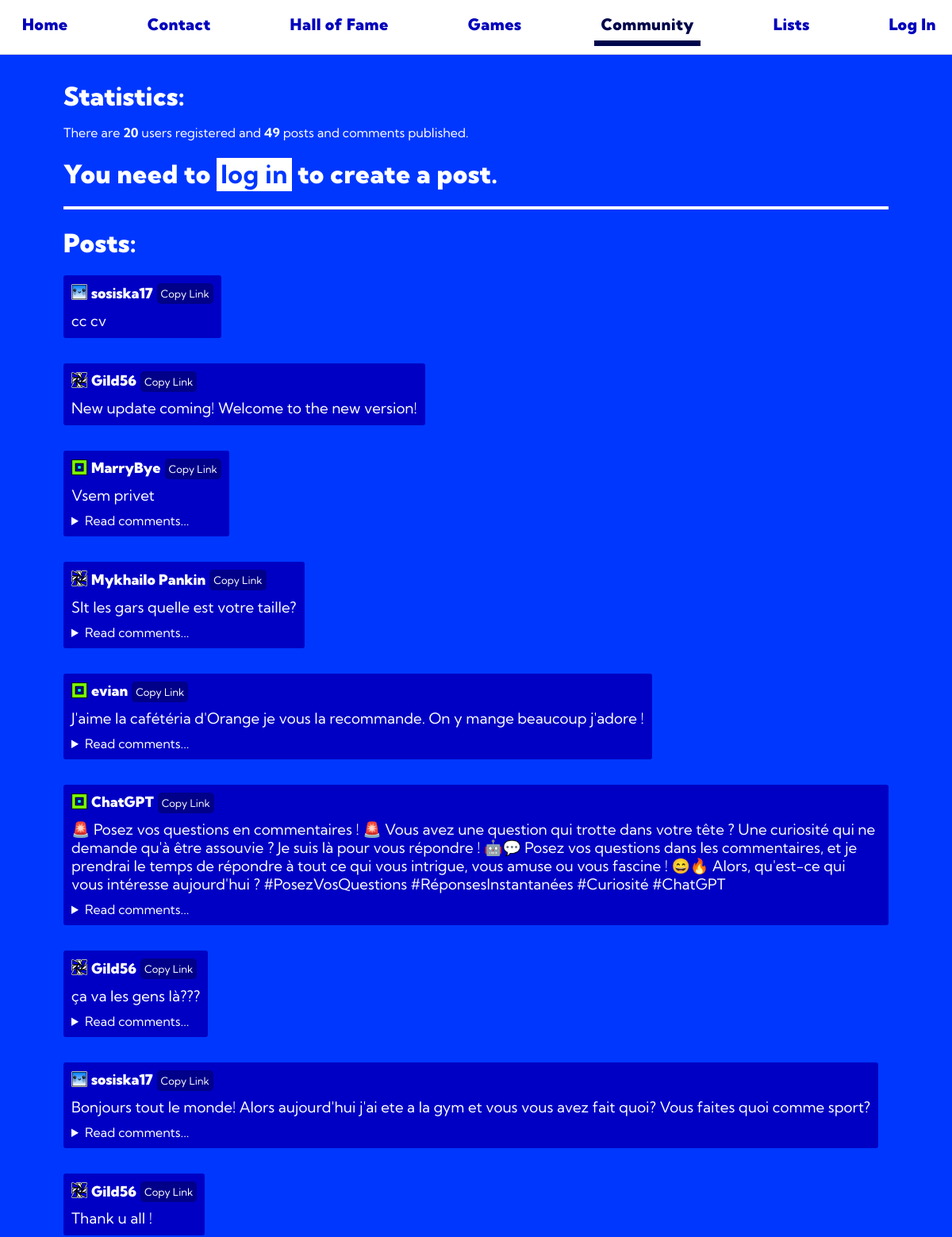
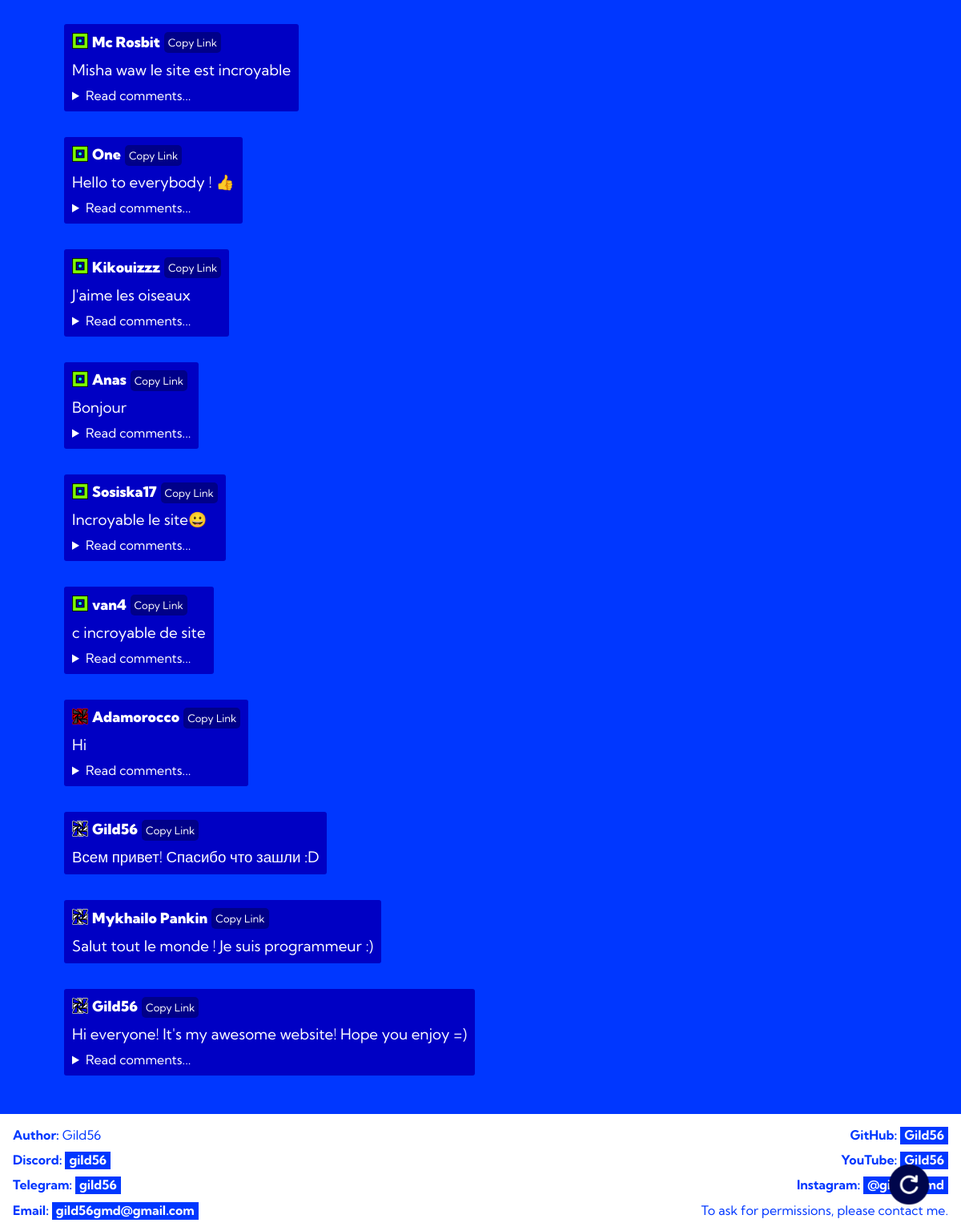
Before: /community with the older database file (2 pictures, top to bottom).
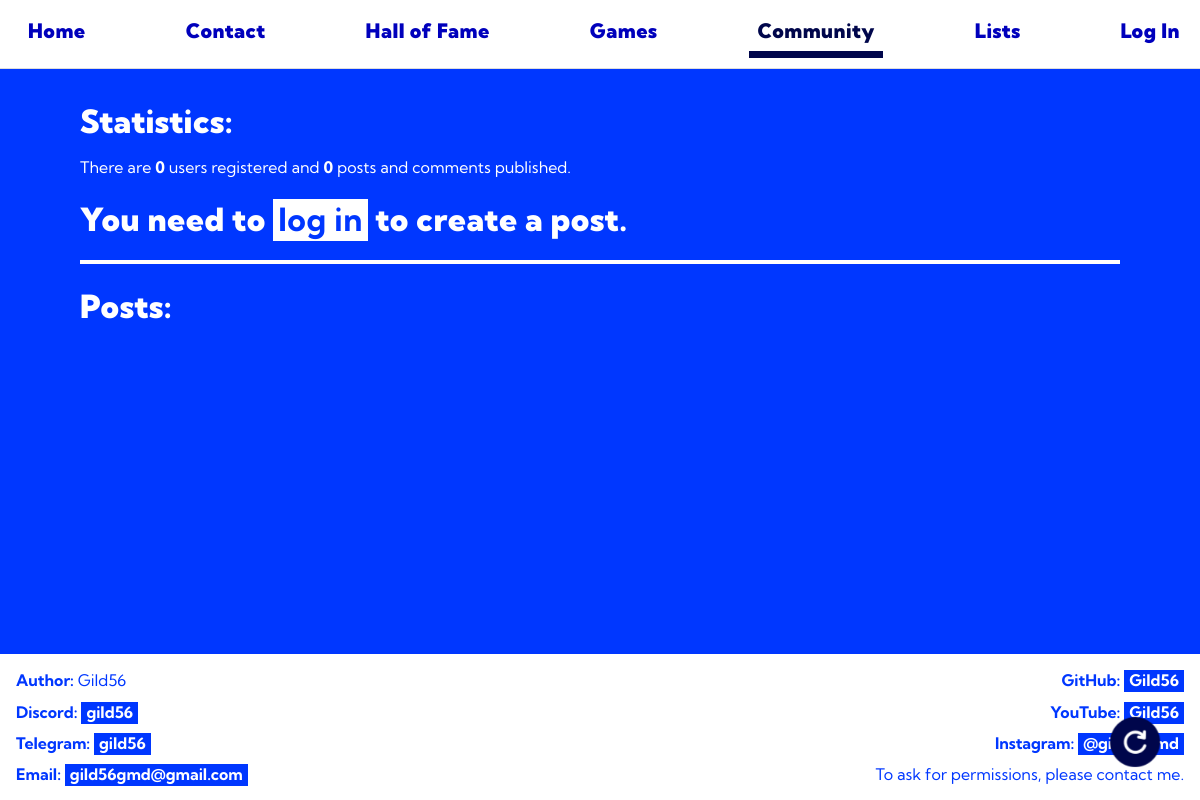
After: the same page with the newer database file.
### tables this page shows
CREATE TABLE posts (
    id INTEGER PRIMARY KEY AUTOINCREMENT,
    content TEXT NOT NULL,
    author_name INTEGER NOT NULL
);

CREATE TABLE accounts (
    id INTEGER PRIMARY KEY AUTOINCREMENT,
    login TEXT UNIQUE NOT NULL,
    password TEXT NOT NULL,
    email TEXT NOT NULL,
    role TEXT DEFAULT "user",
    bio TEXT DEFAULT "There's not yet bio...",
    pfp TEXT DEFAULT "default",
    timestamp DATETIME DEFAULT CURRENT_TIMESTAMP
);

### app.py (the view)
@app.route("/community", methods=["GET", "POST"])
def community():
    if request.method == "POST":
        textarea_content = request.form.get("input_post_text", None)
        if textarea_content is not None:
            g.db.add_post(textarea_content, get_username())
        return redirect(url_for('community'))
    posts = g.db.get_posts()
    comments = g.db.get_comments()
    users_count = len(g.db.get_users())
    posts_count = len(posts)
    comments_count = len(comments)
    posts_and_comments_count = posts_count + comments_count
    comments_post_ids: list[int] = []
    comments_post_ids = []
    for comment in comments:
        if comment[2] in comments_post_ids:
            continue
        comments_post_ids.append(comment[2])
    return render_template(
        "community.html", posts=posts, logged_in=logged_in(),
        username=get_username(), role=get_role(),
        posts_and_comments_count=posts_and_comments_count,
        users_count=users_count, comments=comments,
        comments_post_ids=comments_post_ids, get_pfp=get_pfp,
        get_comment_author=g.db.get_comment_author,
        get_post_author=g.db.get_post_author
    )

### app.py (called while the page is built)
def get_pfp(user: str) -> str:
    return g.db.get_pfp(user)

def logged_in() -> bool:
    return session.get("account_login", None) is not None

def get_username() -> str | None:
    return session.get("account_login", None)

def get_role() -> str:
    try:
        return g.db.get_role(get_username())
    except Exception:
        return "user"

@app.before_request
def before_request() -> None:
    if not hasattr(g, 'db'):
        g.db = DBScripts(db_name="site.db")
        g.db.connect()
        g.db.create_tables()

@app.teardown_appcontext
def teardown_request(exception: BaseException | None = None) -> None:
    db = getattr(g, 'db', None)
    if db is not None:
        db.disconnect()
        g.pop('db', None)

### core/database.py (called while the page is built, shortened)
    def connect(self) -> None:
        self.connection = sql.connect(self.db_name)
        self.cursor = self.connection.cursor()

    def disconnect(self) -> None:
        if self.cursor:
            self.cursor.close()
        if self.connection:
            self.connection.close()

    def files_to_dict(self) -> None:
        directory_path = "core/sql"
        for filename in os.listdir(directory_path):
            file_path = os.path.join(directory_path, filename)
            if not os.path.isfile(file_path):
                continue
            with open(file_path, 'r', encoding='utf-8') as file:
                self.sql_dict[filename] = file.read()

    def get_sql(self, filename: str) -> str | Literal["error"]:
        file = f"{filename}.sql"
        return self.sql_dict.get(file, "error")

    def execute(
        self,
        input_query: str,
        args: list[Any] | None = None,
        fetch_count: int | None = -1
    ) -> Any:
        if not input_query:
            return None
        result = None
        query = self.get_sql(input_query)
        try:
            if not self.cursor or not self.connection:
                return None
            self.cursor.execute(str(query), args or [])
            match fetch_count:
                case 1:
                    result = self.cursor.fetchone()
                case -1:
                    result = self.cursor.fetchall()
                case _:
                    result = self.cursor.fetchmany(fetch_count)
            self.connection.commit()
        finally:
            return result

### core/dbscripts.py (called while the page is built)
    def create_tables(self) -> None:
        self.execute("create_accounts_table")
        self.execute("create_comments_table")
        self.execute("create_posts_table")

### templates/community.html (shortened to what this page needs)
{% extends 'base.html' %}
{% block content %}
<header>
    <nav>
        <a href="{{ url_for('index') }}">Home</a>
        <a href="{{ url_for('contact') }}">Contact</a>
        <a href="{{ url_for('hall_of_fame') }}">Hall of Fame</a>
        <a href="{{ url_for('games') }}">Games</a>
        <a href="{{ url_for('community') }}" class="current">Community</a>
        <a href="{{ url_for('levels_list') }}">Lists</a>
        {% if logged_in %}
            <a href="{{ url_for('user_profile', profile=username) }}">{{ username }}</a>
        {% else %}
            <a href="{{ url_for('log_in') }}">Log In</a>
        {% endif %}
    </nav>
</header>
<main>
    <a id="refresh" href="{{ url_for('community') }}" class="link">
        <img src="{{ url_for('static', filename='images/other/reload.png') }}" width="50" alt="refresh">
    </a>
    <h1 class="no-margin-bottom">Statistics:</h1>
    <p>There are <b>{{ users_count }}</b> users registered and <b>{{ posts_and_comments_count }}</b> posts and comments published.
        {% if logged_in %}
        <br>
            {% if role == "user" %}
                You are <b>a user</b>.
            {% else %}
                You are <b>an admin</b>.
            {% endif %}
        <hr>
        <h1>Create a post:</h1>
        <form method="post" action="{{ url_for('community') }}" class="margin-bottom" name="post">
            <p><textarea id="input-post-text" name="input_post_text" placeholder="Write your post here..."></textarea></p>
            <button type="submit">Publish</button>
        </form>
    {% else %}
    </p>
        <h1>You need to <a href="{{ url_for('log_in') }}">log in</a> to create a post.</h1>
    {% endif %}
    <hr>
    <h1>Posts:</h1>
    {% for post in posts %}
        <div class="post">
            <div class="row">
                <div class="img-container">
                    <a href="{{ url_for('user_profile', profile=post[2]) }}" class="no-bg no-margin no-padding">
                        <img src="{{ url_for('static', filename=('images/cubes/' + get_pfp(post[2]))) }}" height="20", width="20" alt="{{ post[2] }}'s pfp">
                    </a>
                </div>
                <a href="{{ url_for('user_profile', profile=post[2]) }}" class="name no-margin">{{ post[2] }}</a>
                <a class="link smaller-padding no-margin" onclick="copyLink('{{ post[0] }}')">Copy Link</a>
            </div>
            <h3>{{ post[1] }}</h3>
            {% if post[0] in comments_post_ids %}
                <details><summary>Read comments...</summary>
            {% endif %}
            </details>
        </div>
    {% endfor %}
</main>
{% endblock %}

### templates/base.html (shortened to what this page needs)
<!DOCTYPE html>
<html lang="en">
    <head>
        <link rel="stylesheet" href="{{ url_for('static', filename='css/general.css') }}">
        <link rel="stylesheet" href="{{ url_for('static', filename='css/other.css') }}">
        <link rel="stylesheet" href="{{ url_for('static', filename='css/footer.css') }}">
        <link rel="stylesheet" href="{{ url_for('static', filename='css/selections.css') }}">
        <link rel="stylesheet" href="{{ url_for('static', filename='css/links.css') }}">
        <link rel="stylesheet" href="{{ url_for('static', filename='css/navigation-bar.css') }}">
        <link rel="stylesheet" href="{{ url_for('static', filename='css/form.css') }}">
        <link rel="stylesheet" href="{{ url_for('static', filename='css/textarea.css') }}">
        <link rel="stylesheet" href="{{ url_for('static', filename='css/posts.css') }}">
        <link rel="stylesheet" href="{{ url_for('static', filename='css/mobile.css') }}">
    </head>
    <body>
        {% block content %}{% endblock %}
        <footer>
            <div class="columns">
                <address>
                    <p class="no-margin"><strong>Author:</strong> Gild56</p>
                    <p><strong>Discord:</strong> <a href="https://discord.com/users/gild56" target="_blank">gild56</a></p>
                    <p><strong>Telegram:</strong> <a href="https://t.me/gild56" target="_blank">gild56</a></p>
                    <p class="no-margin"><strong>Email:</strong> <a href="mailto:gild56gmd@gmail.com">gild56gmd@gmail.com</a></p>
                </address>
                <section class="right column">
                    <p class="no-margin-top"><strong>GitHub:</strong> <a href="https://github.com/Gild56" target="_blank">Gild56</a></p>
                    <p><strong>YouTube:</strong> <a href="https://youtube.com/@gild56gmd" target="_blank">Gild56</a></p>
                    <p><strong>Instagram:</strong> <a href="https://instagram.com/gild56gmd" target="_blank">@gild56gmd</a></p>
                    <p class="no-margin">
                        To ask for permissions, please contact me.
                    </p>
                </section>
            </div>
        </footer>
    </body>
</html>

### static/css/general.css (style rules this page uses)
body { font-family: "Kumbh Sans", sans-serif; margin: 0; background-color: #0037ff; min-height: 100vh; flex-direction: column; display: flex }
header { background-color: #ffffff; color: #0037ff; text-align: center; padding: 1em 0; display: flex; align-items: center; padding: 10px 20px; border-bottom: 1px solid #ddd; position: fixed; top: 0; left: 0; width: 100%; z-index: 1000; margin: 0; }
footer { background-color: #ffffff; color: #0037ff; padding: 1em; text-align: center; box-sizing: border-box; position: relative; margin-top: 0; }
main { padding-top: 5em; padding-left: 5em; padding-right: 5em; color: #ffffff; flex: 1; margin-bottom: 1em; }
h1, h2, nav a { letter-spacing: 0.5px; font-weight: 900; }
hr { border: #ffffff 2px solid; color: #ffffff; }

### static/css/other.css (style rules this page uses)
.no-margin { margin: 0 !important; }
.no-margin-top { margin-top: 0; }

### static/css/footer.css (style rules this page uses)
address { text-align: left; font-style: normal; }
.right { text-align: right; }
.columns { display: flex; justify-content: flex-start; margin: 0; }
footer .columns { display: flex; justify-content: space-between; margin: 0; }
footer p { margin-top: 0.7em; margin-bottom: 0.7em; }

### static/css/links.css (style rules this page uses)
a { padding-left: 5px; padding-right: 5px; padding-bottom: 2px; }
main a { color:#0037ff; background-color: #ffffff; text-decoration: none; font-weight: bold; transition: 0.15s; }
footer a { text-decoration: none; color: #ffffff; background-color: #0037ff; font-weight: bold; transition: 0.15s; }

### static/css/navigation-bar.css (style rules this page uses)
nav { text-align: left; display: flex; flex-direction: row; justify-content: space-between; width: 100%; padding-left: 2em; padding-right: 2em; }
nav a { font-weight: 900; font-size: 200%; background-color: #ffffff; border-bottom: 5px solid transparent; color: #0000bc; padding: 8px; margin: 0; text-decoration: none; transition: 0.15s; display: flex; justify-content: flex-end; display: inline; white-space: nowrap; width: fit-content; }
.current { color: #00064b; border-color: #00064b; border-width: 7px; }

### static/css/posts.css (style rules this page uses)
.link { display: inline-block !important; margin: 0; margin-left: 1em; padding: 0.5em 1em; background-color: #000089 !important; color: #ffffff !important; text-decoration: none !important; border-radius: 5px !important; transition: background-color 0.3s ease, transform 0.3s ease !important; border: none !important; cursor: pointer; height: fit-content; font-size: small !important; font-weight: bold; }
.no-margin-bottom { margin-bottom: 0em; }
#refresh { position: fixed; bottom: 20px; right: 20px; padding: 10px 20px; border: none; border-radius: 5px; font-size: 16px; z-index: 1000; background-color: transparent !important; }

### static/css/mobile.css (style rules this page uses)
@media screen and (max-width: 1300px) { nav a { font-size: 125% !important; } }
@media screen and (max-width: 1300px) { nav { padding-left: 0; } }

Changed rows visible on the page:
removed posts: author_name.pfp (picture), author_name "sosiska17", content "cc cv"
removed posts: author_name.pfp (picture), author_name "Gild56", content "New update coming! Welcome to the new version!"
removed posts: author_name.pfp (placeholder picture), author_name "MarryBye", content "Vsem privet", shows "Read comments..."
removed posts: author_name.pfp (picture), author_name "Mykhailo Pankin", content "Slt les gars quelle est votre taille?", shows "Read comments..."
removed posts: author_name.pfp (placeholder picture), author_name "evian", content "J'aime la cafétéria d'Orange je vous la recommande. On y mange beaucoup j'adore !", shows "Read comments..."
removed posts: author_name.pfp (placeholder picture), author_name "ChatGPT", content "🚨 Posez vos questions en commentaires ! 🚨 Vous avez une question qui trotte dans votre tête ? Une curiosité qui ne demande qu'à être assouvie ? Je suis là pour vous répondre ! 🤖💬 Posez vos questions dans les commentaires, et je prendrai le temps de répondre à tout ce qui vous intrigue, vous amuse ou vous fascine ! 😄🔥 Alors, qu'est-ce qui vous intéresse aujourd'hui ? #PosezVosQuestions #RéponsesInstantanées #Curiosité #ChatGPT", shows "Read comments..."
removed posts: author_name.pfp (picture), author_name "Gild56", content "ça va les gens là???", shows "Read comments..."
removed posts: author_name.pfp (picture), author_name "sosiska17", content "Bonjours tout le monde! Alors aujourd'hui j'ai ete a la gym et vous vous avez fait quoi? Vous faites quoi comme sport?", shows "Read comments..."
removed posts: author_name.pfp (picture), author_name "Gild56", content "Thank u all !"
removed posts: author_name.pfp (placeholder picture), author_name "Mc Rosbit", content "Misha waw le site est incroyable", shows "Read comments..."
removed posts: author_name.pfp (placeholder picture), author_name "One", content "Hello to everybody ! 👍", shows "Read comments..."
removed posts: author_name.pfp (placeholder picture), author_name "Kikouizzz", content "J'aime les oiseaux", shows "Read comments..."
removed posts: author_name.pfp (placeholder picture), author_name "Anas", content "Bonjour", shows "Read comments..."
removed posts: author_name.pfp (placeholder picture), author_name "Sosiska17", content "Incroyable le site😀", shows "Read comments..."
removed posts: author_name.pfp (placeholder picture), author_name "van4", content "c incroyable de site", shows "Read comments..."
removed posts: author_name.pfp (picture), author_name "Adamorocco", content "Hi", shows "Read comments..."
removed posts: author_name.pfp (picture), author_name "Gild56", content "Всем привет! Спасибо что зашли :D"
removed posts: author_name.pfp (picture), author_name "Mykhailo Pankin", content "Salut tout le monde ! Je suis programmeur :)"
removed posts: author_name.pfp (picture), author_name "Gild56", content "Hi everyone! It's my awesome website! Hope you enjoy =)", shows "Read comments..."
Other visible differences:
{{ users_count }}: "20" → "0"
{{ posts_and_comments_count }}: "49" → "0"
